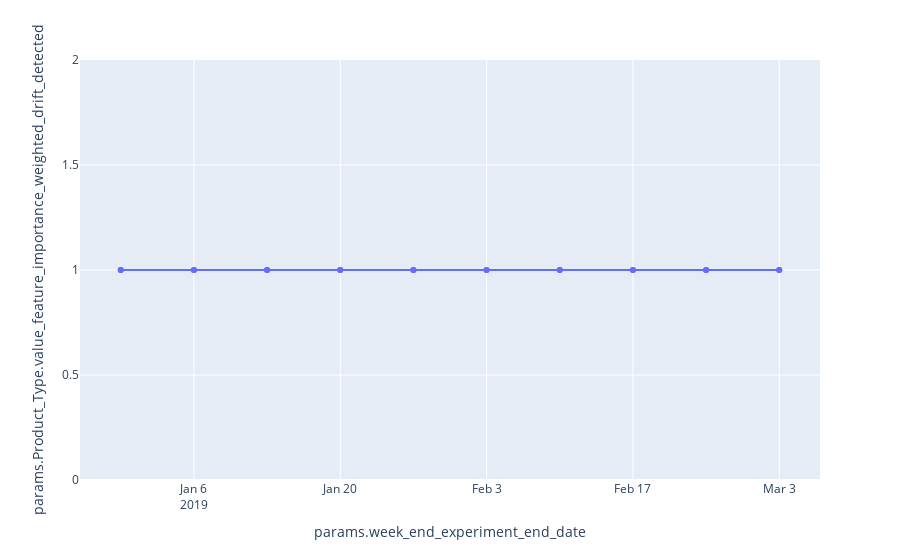

The code cell stored with this chart in its notebook:
### Code cell
fig = px.line(drift_detected_experiment_results,  y='params.Product_Type.value_feature_importance_weighted_drift_detected', markers=True)
fig.show()

### Figure 1 — Plotly figure (JSON) as saved in the notebook; plotly's stock layout.template omitted (floating-point values rounded to 4 significant figures)
{"data": [{"hovertemplate": "params.week_end_experiment_end_date=%{x}<br>params.Product_Type.value_feature_importance_weighted_drift_detected=%{y}<extra></extra>", "legendgroup": "", "line": {"color": "#636efa", "dash": "solid"}, "marker": {"symbol": "circle"}, "mode": "lines+markers", "name": "", "orientation": "v", "showlegend": false, "type": "scatter", "x": ["2018-12-30 00:00:00", "2018-12-30 00:00:00", "2019-01-06 00:00:00", "2019-01-06 00:00:00", "2019-01-13 00:00:00", "2019-01-13 00:00:00", "2019-01-20 00:00:00", "2019-01-20 00:00:00", "2019-01-27 00:00:00", "2019-01-27 00:00:00", "2019-02-03 00:00:00", "2019-02-03 00:00:00", "2019-02-10 00:00:00", "2019-02-10 00:00:00", "2019-02-17 00:00:00", "2019-02-17 00:00:00", "2019-02-24 00:00:00", "2019-02-24 00:00:00", "2019-03-03 00:00:00", "2019-03-03 00:00:00"], "xaxis": "x", "y": [1, 1, 1, 1, 1, 1, 1, 1, 1, 1, 1, 1, 1, 1, 1, 1, 1, 1, 1, 1], "yaxis": "y"}], "layout": {"legend": {"tracegroupgap": 0}, "margin": {"t": 60}, "xaxis": {"anchor": "y", "domain": [0, 1], "title": {"text": "params.week_end_experiment_end_date"}}, "yaxis": {"anchor": "x", "domain": [0, 1], "title": {"text": "params.Product_Type.value_feature_importance_weighted_drift_detected"}}}}
